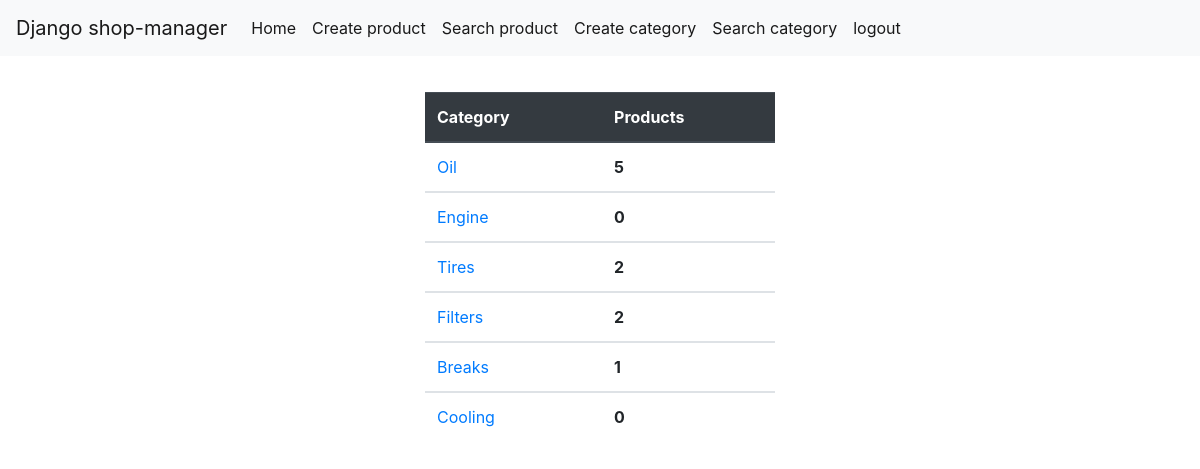
/warehouse/display-categories/ (signed in), run on the app's committed database.
### warehouse/models.py (models this page shows, shortened)
class Category(models.Model):
    title = models.CharField(max_length=25)
    class Meta:
        verbose_name_plural = "Categories"

### warehouse/views.py (the view)
# urls.py: path('display-categories/', views.display_categories, name='display_categories'),
@login_required(login_url='login')
@user_passes_test(user_check, login_url='login')
def display_categories(request):
    try:
        categories = Category.objects.all()
        context = {
            'categories': categories
        }
        return render(request, "warehouse/all_categories.html", context)
    except ObjectDoesNotExist:
        messages.error(request, "You haven't any categories")
        return redirect('warehouse_index')

### owner/models.py (called while the page is built)
    def __str__(self):
        return self.name

### warehouse/views.py (called while the page is built)
def user_check(request):
    user = User.objects.get(name=request.user)
    return user.user_type == User.WAREHOUSEMAN or user.user_type == User.OWNER

### warehouse/templates/warehouse/all_categories.html (shortened to what this page needs)
{% extends 'warehouse/main.html' %}
{% block content %}
    <div class="container">
        <div class="row">
            <div class="col-sm">
            </div>
            <div class="col-sm">
            <table class="table">
                <thead class="thead-dark">
                    <tr>
                        <th scope="col">Category</th>
                        <th scope="col">Products</th>
                    </tr>
                </thead>
                {% for category in categories %}
                <tbody>
                    <tr>
                        <td><a href="{% url 'category_products' category.id %}">{{ category.title}}</a></td>
                        <th scope="row">{{ category.item_set.count }}</th>
                    </tr>
                    {% endfor %}
                </tbody>
            </table>
            </div>
            <div class="col-sm">
            </div>
        </div>
    </div>
{% endblock %}

### warehouse/templates/warehouse/main.html (shortened to what this page needs)
<!DOCTYPE html>
<html lang="en">
<head>
    <link rel="stylesheet" href="https://cdn.jsdelivr.net/npm/bootstrap@4.5.3/dist/css/bootstrap.min.css">
</head>
<body>
    <nav class="navbar navbar-expand-lg navbar-light bg-light" style="margin-bottom: 3%">
        <a href="{% url 'owner_index' %}" class="navbar-brand">Django shop-manager</a>
        <div class="collapse navbar-collapse" id="navbarSupportedContent">
            <ul class="navbar-nav mr-auto">
              <li class="nav-item active">
                <a class="nav-link" href="{% url 'warehouse_index' %}">Home</a>
              </li>
              <li class="nav-item active">
                <a class="nav-link" href="{% url 'create_product' %}">Create product</a>
              </li>
              <li class="nav-item active">
                <a class="nav-link" href="{% url 'search_product' %}">Search product</a>
              </li>
              <li class="nav-item active">
                <a class="nav-link" href="{% url 'create_category' %}">Create category</a>
              </li>
              <li class="nav-item active">
                <a class="nav-link" href="{% url 'search_category' %}">Search category</a>
              </li><li class="nav-item active">
                <a class="nav-link" href="{% url 'logout' %}">logout</a>
              </li>
            </ul>
        </div>
    </nav>
    {% block content %}
    {% endblock %}
</body>
</html>

### data on the page
Category: title "Oil", item_set.count "5"
Category: title "Engine", item_set.count "0"
Category: title "Tires", item_set.count "2"
Category: title "Filters", item_set.count "2"
Category: title "Breaks", item_set.count "1"
Category: title "Cooling", item_set.count "0"
